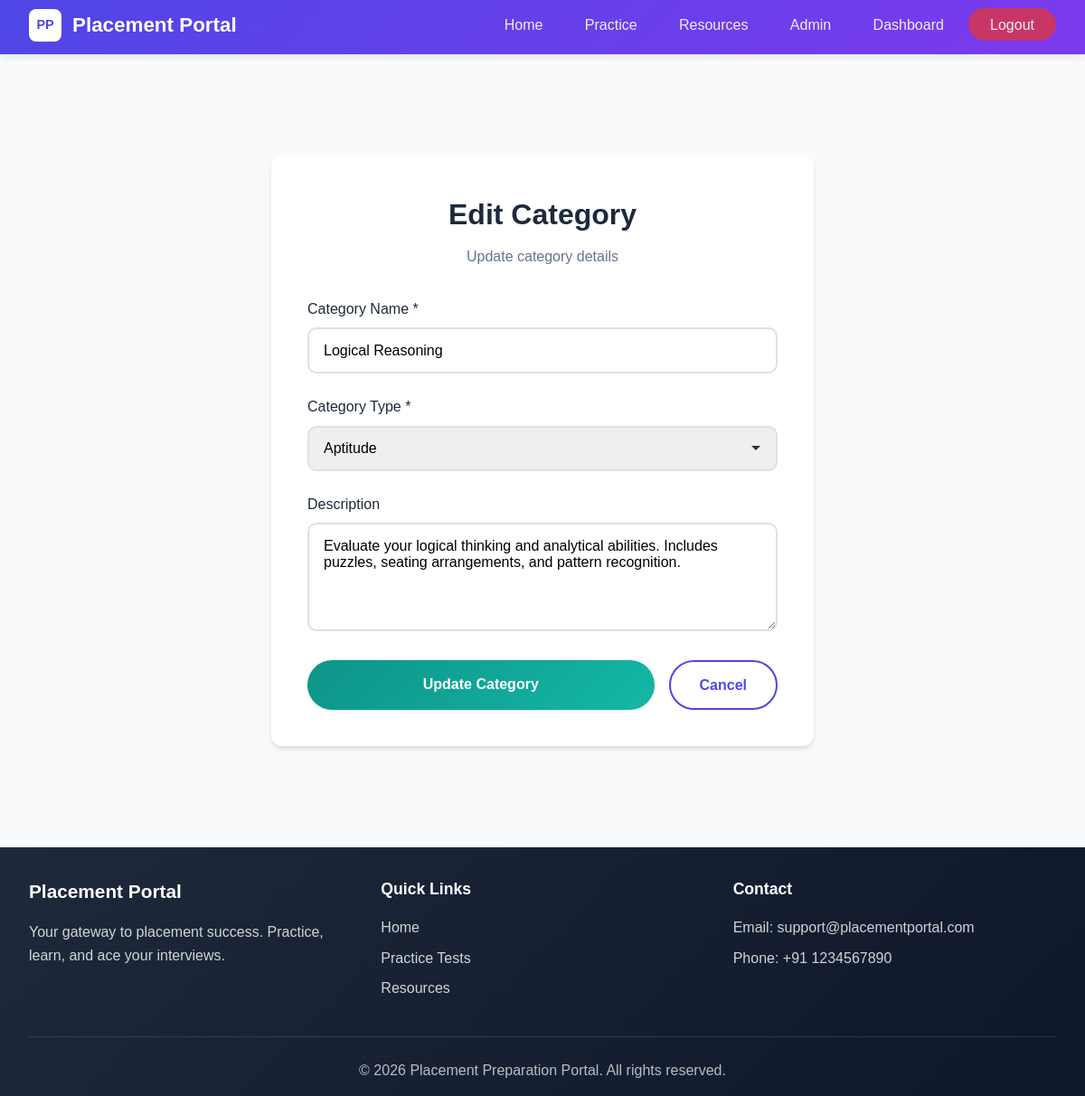
/admin/categories/2/edit (signed in), run on the app's committed database.
### app/models.py (models this page shows, shortened)
class Category(db.Model):
    __tablename__ = 'categories'
    id = db.Column(db.Integer, primary_key=True)
    name = db.Column(db.String(100), nullable=False)
    type = db.Column(db.String(50))  # 'aptitude' or 'technical'
    description = db.Column(db.Text)
    questions = db.relationship('Question', backref='category', lazy='dynamic',
                               cascade='all, delete-orphan')
    quiz_results = db.relationship('QuizResult', backref='category', lazy='dynamic')

### app/admin/routes.py (the view, shortened to what this page needs)
@admin.route('/categories/<int:category_id>/edit', methods=['GET', 'POST'])
@login_required
@admin_required
def edit_category(category_id):
    category = Category.query.get_or_404(category_id)
    return render_template('admin/category_form.html', category=category)

### app/__init__.py (called while the page is built)
@login_manager.user_loader
def load_user(user_id):
    from app.models import User
    return User.query.get(int(user_id))

### app/admin/routes.py (called while the page is built)
def admin_required(f):
    @wraps(f)
    def decorated_function(*args, **kwargs):
        if not current_user.is_authenticated or current_user.role != 'admin':
            flash('Admin access required.', 'danger')
            return redirect(url_for('main.home'))
        return f(*args, **kwargs)
    return decorated_function

### app/templates/admin/category_form.html (shortened to what this page needs)
{% extends "base.html" %}
{% block content %}
<div class="container">
    <div class="form-container" style="max-width: 600px;">
        <div class="form-card">
            <div class="form-header">
                <h2>{% if category %}Edit Category{% else %}Add New Category{% endif %}</h2>
                <p>{% if category %}Update category details{% else %}Create a new quiz category{% endif %}</p>
            </div>
            <form action="{% if category %}{{ url_for('admin.edit_category', category_id=category.id) }}{% else %}{{ url_for('admin.create_category') }}{% endif %}" method="POST">
                <div class="form-group">
                    <label for="name">Category Name *</label>
                    <input type="text" id="name" name="name" class="form-control" placeholder="e.g., Quantitative Aptitude" value="{{ category.name if category else '' }}" required>
                </div>
                <div class="form-group">
                    <label for="type">Category Type *</label>
                    <select id="type" name="type" class="form-control" required>
                        <option value="aptitude" {% if category and category.type == 'aptitude' %}selected{% endif %}>Aptitude</option>
                    </select>
                </div>
                <div class="form-group">
                    <label for="description">Description</label>
                    <textarea id="description" name="description" class="form-control" rows="3" placeholder="Brief description of this category">{{ category.description if category else '' }}</textarea>
                </div>
                <div style="display: flex; gap: 1rem;">
                    <button type="submit" class="btn btn-success btn-block">{% if category %}Update Category{% else %}Create Category{% endif %}</button>
                    <a href="{{ url_for('admin.list_categories') }}" class="btn btn-outline" style="text-decoration: none; text-align: center;">Cancel</a>
                </div>
            </form>
        </div>
    </div>
</div>
{% endblock %}

### app/static/css/style.css (style rules this page uses)
:root { --primary-gradient: linear-gradient(135deg, #4f46e5 0%, #7c3aed 100%); --secondary-gradient: linear-gradient(135deg, #0d9488 0%, #14b8a6 100%); --accent-gradient: linear-gradient(135deg, #ec4899 0%, #f43f5e 100%); --dark-gradient: linear-gradient(135deg, #1e293b 0%, #0f172a 100%); --primary-color: #4f46e5; --secondary-color: #7c3aed; --accent-color: #14b8a6; --success-color: #22c55e; --danger-color: #ef4444; --warning-color: #f59e0b; --info-color: #0ea5e9; --text-dark: #1e293b; --text-light: #64748b; --white: #ffffff; --light-bg: #f8fafc; --card-shadow: 0 4px 6px -1px rgba(0, 0, 0, 0.1), 0 2px 4px -1px rgba(0, 0, 0, 0.06); --hover-shadow: 0 10px 15px -3px rgba(0, 0, 0, 0.1), 0 4px 6px -2px rgba(0, 0, 0, 0.05); --border-radius: 12px; --transition: all 0.2s ease; }
* { margin: 0; padding: 0; box-sizing: border-box; }
html { scroll-behavior: smooth; }
body { font-family: 'Poppins', sans-serif; background: var(--light-bg); color: var(--text-dark); line-height: 1.6; min-height: 100vh; }
.form-container, .container { padding-top: 2rem; padding-bottom: 2rem; }
.container { max-width: 1200px; margin: 0 auto; padding: 2rem; }
.btn { display: inline-block; padding: 0.8rem 2rem; border-radius: 50px; text-decoration: none; font-weight: 600; transition: var(--transition); cursor: pointer; border: none; font-size: 1rem; text-align: center; }
.btn-success { background: var(--secondary-gradient); color: var(--white); }
.btn-outline { background: transparent; border: 2px solid var(--primary-color); color: var(--primary-color); }
.btn-block { width: 100%; display: block; }
.form-container { max-width: 450px; margin: 3rem auto; }
.form-card { background: var(--white); border-radius: var(--border-radius); box-shadow: var(--card-shadow); padding: 2.5rem; }
.form-header { text-align: center; margin-bottom: 2rem; }
.form-header h2 { font-size: 2rem; color: var(--text-dark); margin-bottom: 0.5rem; }
.form-header p { color: var(--text-light); }
.form-group { margin-bottom: 1.5rem; }
.form-group label { display: block; margin-bottom: 0.5rem; font-weight: 500; color: var(--text-dark); }
.form-control { width: 100%; padding: 0.9rem 1rem; border: 2px solid #e0e0e0; border-radius: 10px; font-size: 1rem; transition: var(--transition); font-family: inherit; }
.form-control::placeholder { color: #aaa; }
textarea.form-control { min-height: 120px; resize: vertical; }
select.form-control { cursor: pointer; appearance: none; background-repeat: no-repeat; background-position: right 1rem center; padding-right: 2.5rem; }

### data on the page
Category: name "Logical Reasoning", type "Aptitude", description "Evaluate your logical thinking and analytical abilities. Includes puzzles, seating arrangements, and pattern recognition."
